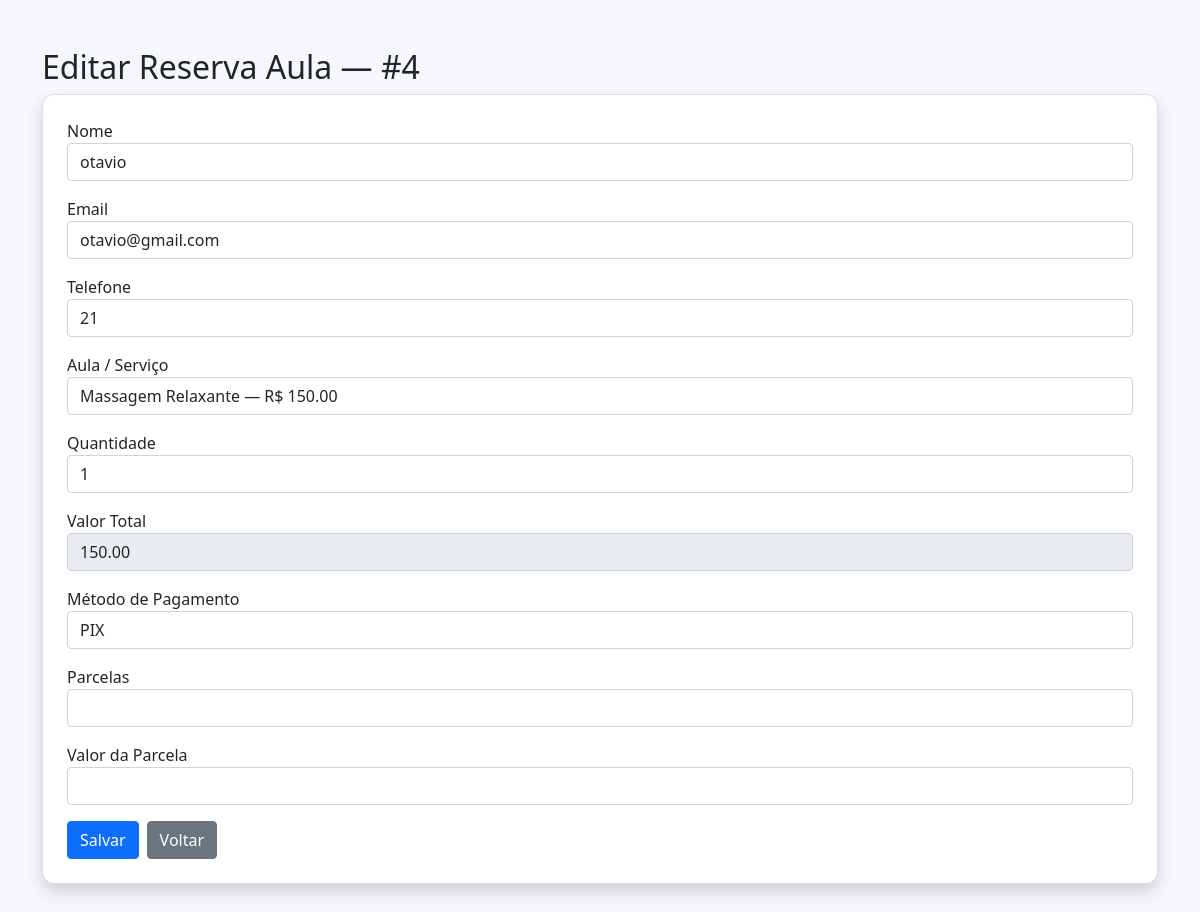
The app's page /AV2/php/editar_reserva_aula.php?id=4 with its own data.
### tables this page shows
CREATE TABLE `reservas_aulas` (
  `id` int(11) NOT NULL,
  `id_aula` int(11) NOT NULL,
  `nome_cliente` varchar(150) DEFAULT NULL,
  `email_cliente` varchar(150) DEFAULT NULL,
  `telefone_cliente` varchar(30) DEFAULT NULL,
  `quantidade` int(11) NOT NULL,
  `valor_total` decimal(10,2) NOT NULL,
  `data_reserva` timestamp NOT NULL DEFAULT current_timestamp()
);

CREATE TABLE `aulas` (
  `id` int(11) NOT NULL,
  `nome` varchar(150) NOT NULL,
  `preco` decimal(10,2) NOT NULL
);

### AV2/php/editar_reserva_aula.php (the view, shortened to what this page needs)
<?php
require "conexao.php";
$id = intval($_GET['id']);
$stmt = $con->prepare("SELECT * FROM reservas_aulas WHERE id=?");
$stmt->bind_param("i", $id);
$stmt->execute();
$reserva = $stmt->get_result()->fetch_assoc();
$res = $con->query("SELECT * FROM aulas ORDER BY nome");
$aulas = [];
while ($row = $res->fetch_assoc()) $aulas[] = $row;
?>
<!DOCTYPE html>
<html>
<head>
    <link href="https://cdn.jsdelivr.net/npm/bootstrap@5.0.2/dist/css/bootstrap.min.css" rel="stylesheet">
    <link rel="stylesheet" href="../css/style.css">
</head>
<body>
    <div class="container py-5">
        <h2>Editar Reserva Aula — #<?php echo $reserva['id']; ?></h2>
        <form action="atualizar_reserva_aula.php" method="POST" class="card p-4 shadow">
            <div class="mb-3">
                <label>Nome</label>
                <input type="text" class="form-control" name="nome_cliente" value="<?php echo htmlspecialchars($reserva['nome_cliente']); ?>" required>
            </div>
            <div class="mb-3">
                <label>Email</label>
                <input type="email" class="form-control" name="email_cliente" value="<?php echo htmlspecialchars($reserva['email_cliente']); ?>" required>
            </div>
            <div class="mb-3">
                <label>Telefone</label>
                <input type="text" class="form-control" name="telefone_cliente" value="<?php echo htmlspecialchars($reserva['telefone_cliente']); ?>" required>
            </div>
            <div class="mb-3">
                <label>Aula / Serviço</label>
                <select name="id_aula" id="id_aula" class="form-control" required>
                    <?php foreach ($aulas as $a): ?>
                        <option
                            value="<?php echo $a['id']; ?>"
                            data-preco="<?php echo $a['preco']; ?>"
                            <?php echo ($a['id'] == $reserva['id_aula']) ? 'selected' : ''; ?>>
                            <?php echo htmlspecialchars($a['nome']); ?> — R$ <?php echo $a['preco']; ?>
                        </option>
                    <?php endforeach; ?>
                </select>
            </div>
            <div class="mb-3">
                <label>Quantidade</label>
                <input type="number" name="quantidade" id="quantidade" class="form-control" min="1" required value="<?php echo $reserva['quantidade']; ?>">
            </div>
            <div class="mb-3">
                <label>Valor Total</label>
                <input type="text" name="valor_total" id="valor_total" class="form-control" readonly value="<?php echo $reserva['valor_total']; ?>">
            </div>
            <div class="mb-3">
                <label>Método de Pagamento</label>
                <select name="metodo_pagamento" class="form-control">
                    <option value="pix" <?php echo ($reserva['metodo_pagamento'] ?? '') == 'pix' ? 'selected' : ''; ?>>PIX</option>
                </select>
            </div>
            <div class="mb-3">
                <label>Parcelas</label>
                <input type="number" name="parcelas" class="form-control" value="<?php echo $reserva['parcelas'] ?? ''; ?>">
            </div>
            <div class="mb-3">
                <label>Valor da Parcela</label>
                <input type="text" name="valor_parcela" class="form-control" value="<?php echo $reserva['valor_parcela'] ?? ''; ?>">
            </div>
            <div class="d-flex gap-2">
                <button class="btn btn-primary">Salvar</button>
                <a href="../html/admin_reservas_aulas.html" class="btn btn-secondary">Voltar</a>
            </div>
        </form>
    </div>
</body>
</html>

### AV2/css/style.css (style rules this page uses)
body { background: #f5f7fa; }
.card { border-radius: 12px; }

### records on screen
reservas_aulas: id "4", nome_cliente "otavio", email_cliente "otavio@gmail.com", telefone_cliente "21", id_aula "Massagem Relaxante — R$ 150.00", quantidade "1", valor_total "150.00"
